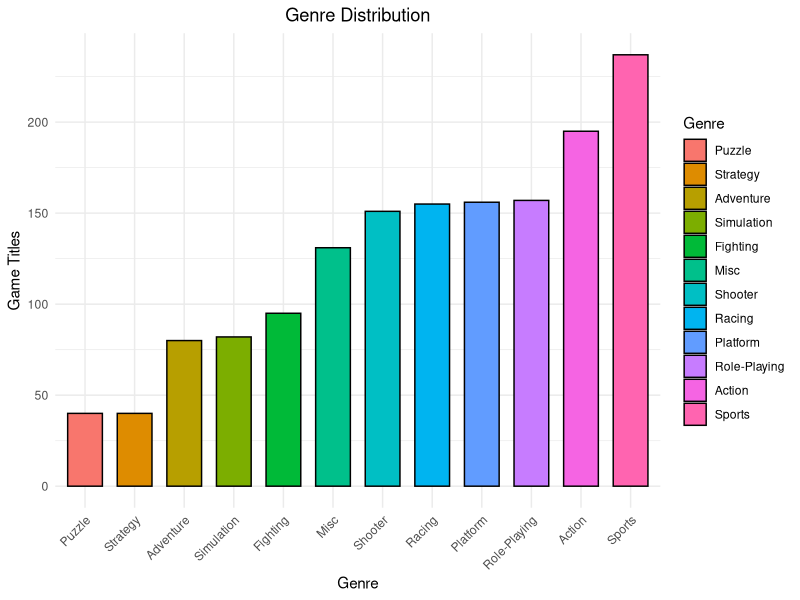
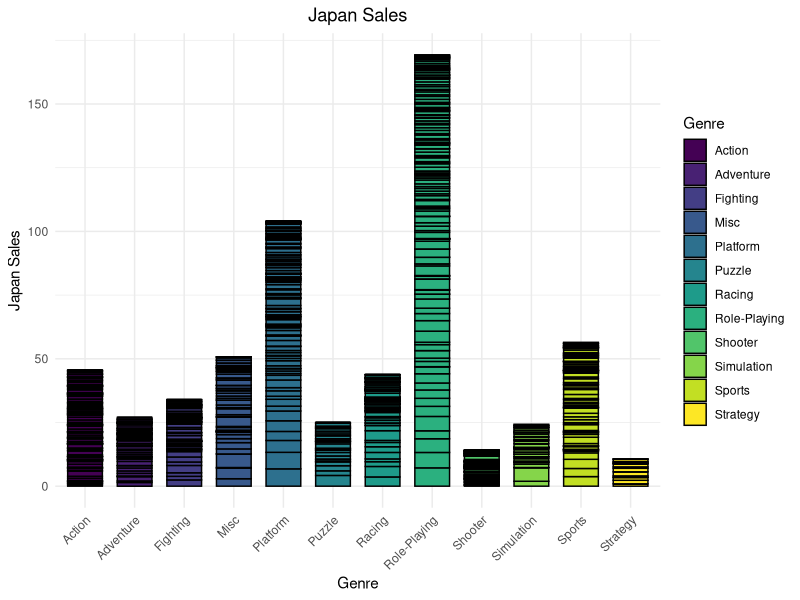
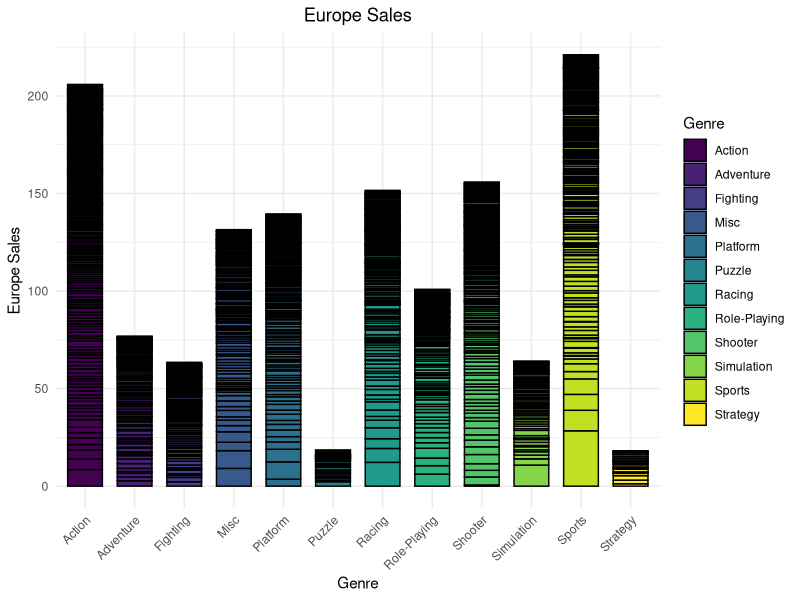

These figures' R source, in order:
## ---- chunk 1
library(readxl)
my_df <- read_excel("Video Games Sales.xlsx")
knitr::kable(head(my_df,10))
library(tidyverse)
## ---- chunk 2
title_genre<-my_df%>%
  select(Genre,`Game Title`)%>%
  group_by(Genre, `Game Title`)%>%
  summarise(count=n_distinct('Game Title'))%>%
  group_by(Genre) %>%
  summarise(TotalCount = sum(count))

suppressMessages({itle_genre<-my_df%>%
  select(Genre,`Game Title`)%>%
  group_by(Genre, `Game Title`)%>%
  summarise(count=n_distinct('Game Title'))%>%
  group_by(Genre) %>%
  summarise(TotalCount = sum(count))})

library(ggplot2)

title_genre$Genre <- reorder(title_genre$Genre, title_genre$TotalCount)

ggplot(data = title_genre, aes(x = Genre, y = TotalCount, fill = Genre)) +
  geom_col(color = "black", width = 0.7) +
  ggtitle("Genre Distribution") +
  xlab("Genre") +
  ylab("Game Titles") +
  theme_minimal() +
  theme(plot.title = element_text(hjust = 0.5),
        axis.text.x = element_text(angle = 45, hjust = 1))
## ---- chunk 3
library(ggplot2)

title_sales_Japan <- my_df %>%
  select(Genre, Japan) %>%
  group_by(Genre)

ggplot(data = title_sales_Japan, aes(x = Genre, y = Japan, fill = Genre)) +
  geom_col(color = "black", width = 0.7) +
  ggtitle("Japan Sales") +
  xlab("Genre") +
  ylab("Japan Sales") +
  scale_fill_viridis_d() +
  theme_minimal() +
  theme(plot.title = element_text(hjust = 0.5),
        axis.text.x = element_text(angle = 45, hjust = 1))

## ---- chunk 4
library(ggplot2)

title_sales_Europe <- my_df %>%
  select(Genre, Europe) %>%
  group_by(Genre)

ggplot(data = title_sales_Europe, aes(x = Genre, y = Europe, fill = Genre)) +
  geom_col(color = "black", width = 0.7) +
  ggtitle("Europe Sales") +
  xlab("Genre") +
  ylab("Europe Sales") +
  scale_fill_viridis_d() +
  theme_minimal() +
  theme(plot.title = element_text(hjust = 0.5),
        axis.text.x = element_text(angle = 45, hjust = 1))
## ---- chunk 5

